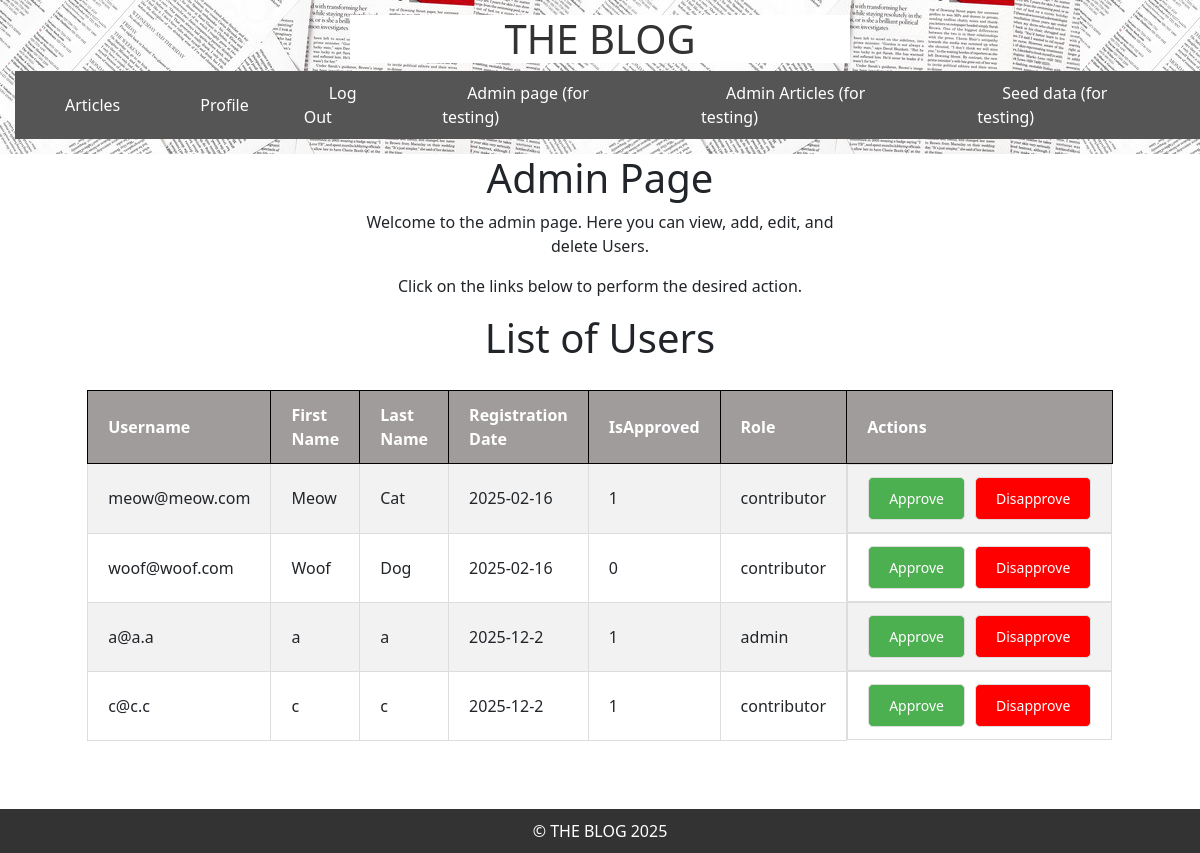
Page /admin/admin_page.php on the committed database.
### tables this page shows
CREATE TABLE "Users"
    (
        Username VARCHAR(50) NOT NULL,
        Password VARCHAR(100) NOT NULL,
        FirstName VARCHAR(30) NOT NULL,
        LastName VARCHAR(30) NOT NULL,
        RegistrationDate DATE NOT NULL,
        IsApproved BOOLEAN NOT NULL DEFAULT FALSE,
        Role TEXT NOT NULL,
        PRIMARY KEY (Username)
    );

### admin/admin_page.php (the view, shortened to what this page needs)
<?php
include("../templates/header.php");
?>
<body>
    <div class = "logo">
    <h1>Admin Page</h1>
    <p>Welcome to the admin page. Here you can view, add, edit, and delete Users.</p>
    <p>Click on the links below to perform the desired action.</p>
<h1>List of Users</h1>
</div>
<?php
$db = getDatabase();
$res = $db->query('SELECT * FROM Users');
echo "<div class='table-container'>";
echo "<table>";
echo "<tr><th>Username</th><th>First Name</th><th>Last Name</th><th>Registration Date</th><th>IsApproved</th><th>Role</th><th>Actions</th></tr>";
while ($row = $res->fetchArray()) {
    echo "<tr>";
    echo "<td>{$row['Username']}</td>";
    echo "<td>{$row['FirstName']}</td>";
    echo "<td>{$row['LastName']}</td>";
    echo "<td>{$row['RegistrationDate']}</td>";
    echo "<td>{$row['IsApproved']}</td>";
    echo "<td>{$row['Role']}</td>";
    echo "<td class='action-buttons'>";
    echo "<a href='#' onclick='promoteUser(\"{$row['Username']}\")'>Approve</a>";
    echo "<a href='#' onclick='demoteUser(\"{$row['Username']}\")' style='color: white; background-color: red; padding: 10px 20px; text-decoration: none; border-radius: 5px;'>Disapprove</a>";
    echo "</td>";
    echo "</tr>";
}
echo "</table>";
echo "</div>";
echo "<br/><br/>";
?>
<?php include("../templates/footer.php"); ?>

### styles/style.css (style rules this page uses)
html, body { overflow-x: hidden; min-height: 100vh; margin: 0; display: flex; flex-direction: column; }
.logo { width: 500px; margin: 0 auto; text-align: center; }

### admin/admin_page.php (style rules this page uses)
table { width: 80%; margin: 20px auto; border-collapse: collapse; }
th, td { padding: 12px 20px; text-align: left; border: 1px solid #ddd; }
th { background-color:rgb(160, 156, 156); border-color: black; color: white; }
tr:nth-child(even) { background-color: #f2f2f2; }
.table-container { overflow-x: auto; }
.action-buttons { display: flex; gap: 10px; }
.action-buttons a { padding: 10px 20px; font-size: 14px; cursor: pointer; text-decoration: none; border: 1px solid #ddd; background-color: #4CAF50; color: white; border-radius: 5px; }

### rows in the picture
users: Username "meow@meow.com", FirstName "Meow", LastName "Cat", RegistrationDate "2025-02-16", IsApproved "1", Role "contributor"
users: Username "woof@woof.com", FirstName "Woof", LastName "Dog", RegistrationDate "2025-02-16", IsApproved "0", Role "contributor"
users: Username "a@a.a", FirstName "a", LastName "a", RegistrationDate "2025-12-2", IsApproved "1", Role "admin"
users: Username "c@c.c", FirstName "c", LastName "c", RegistrationDate "2025-12-2", IsApproved "1", Role "contributor"
